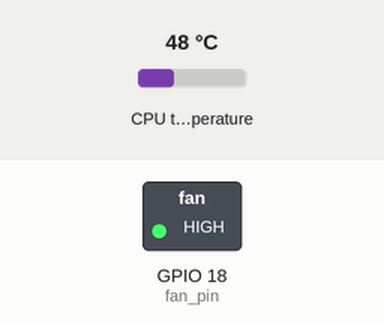
A program run on a simulated Raspberry Pi (BCM pin numbers). Parts: switched loads named in the program (green lamp = pin HIGH). The test bench sets the inputs (shaded band); at power-on: CPU temperature 48 °C.

Above: at 1.2 s.
1.3 s: CPU temperature set to 31 °C
At 5.9 s:
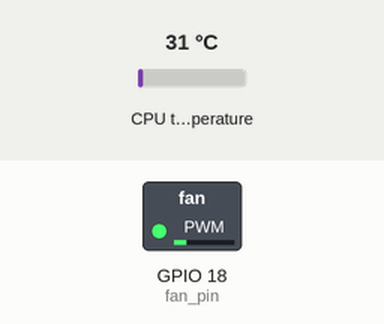
7.3 s: CPU temperature set to 39 °C
13.3 s: CPU temperature set to 42 °C
At 15.8 s:
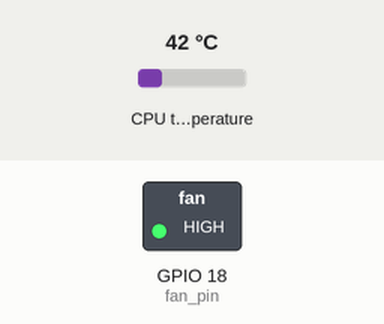
Timing chart, 0 to 17.3 s (numbered marks = the images above; inputs shaded):
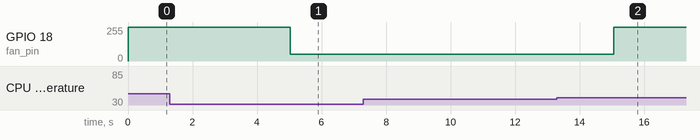

The program:

fan.py
```python
import RPi.GPIO as GPIO
import time
import os

# Setup GPIO using BCM numbering
GPIO.setmode(GPIO.BCM)

# Set the GPIO pin that the Fan is connected to.
fan_pin = 18
GPIO.setup(fan_pin, GPIO.OUT)

# Create PWM instance
fan_pwm = GPIO.PWM(fan_pin, 100)  # PWM frequency set to 100 Hz

# Define temperature threshold and fan power
on_threshold = 40  # Fan turns on at full power above this temperature
low_power_duty_cycle = 20  # Fan runs at 20% power when below on_threshold

try:
    fan_pwm.start(0)  # Start PWM with duty cycle 0
    while True:
        # Read CPU temperature
        temp = float(os.popen("vcgencmd measure_temp").readline().replace("temp=","").replace("'C\n",""))

        # Adjust fan speed based on temperature
        if temp > on_threshold:
            fan_pwm.ChangeDutyCycle(100)  # Fan at full speed
        else:
            fan_pwm.ChangeDutyCycle(low_power_duty_cycle)  # Fan at 20% power

        time.sleep(5)  # Check temperature every 5 seconds

except KeyboardInterrupt:
    fan_pwm.stop()  # Stop PWM
    GPIO.cleanup()  # Clean up GPIO on Ctrl+C exit
```

Measured:
- the behaviour switches between 40 and 41 °C on CPU temperature (found by bisection; images 1 and 2)
- after the input at 1.3 s, GPIO 18 (fan_pin): 255/255 → 51/255 after 3.7 s
- after the input at 7.3 s, every drawn part: stays the same
- after the input at 13.3 s, GPIO 18 (fan_pin): 51/255 → 255/255 after 1.8 s
